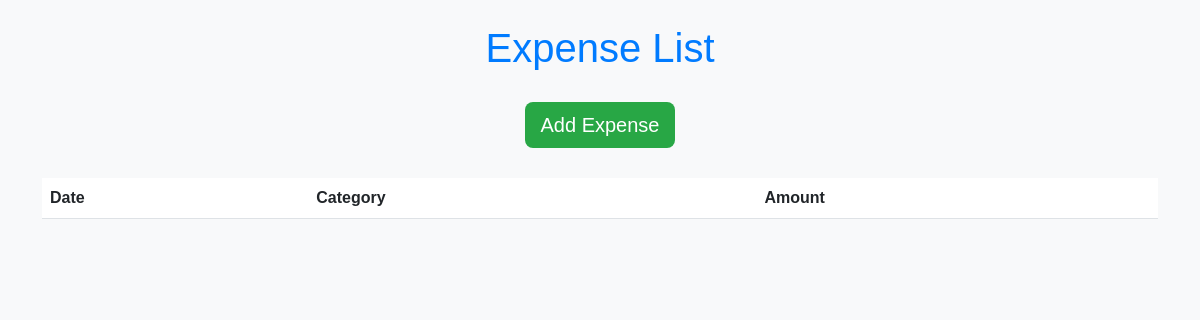
/, run on an earlier commit of the app's database.
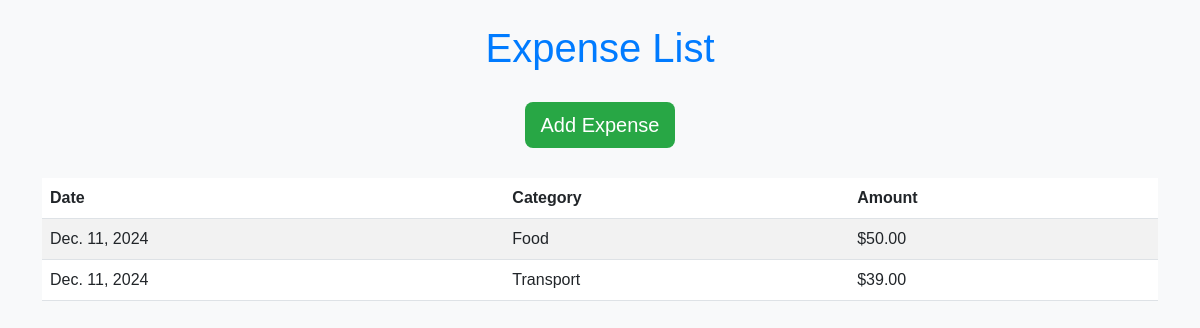
And on a later commit of the database.
### tracker/models.py (models this page shows, shortened)
class Expense(models.Model):
    CATEGORY_CHOICES = [
        ('Food','Food'),
        ('Transport', 'Transport'),
        ('Utilities', 'Utilities'),
        ('Other', 'Others'),
    ]
    category = models.CharField(max_length=50, choices=CATEGORY_CHOICES)
    amount = models.DecimalField(max_digits=10, decimal_places=2)
    description = models.TextField(blank=True)
    date =  models.DateField(auto_now_add=True)

### tracker/views.py (the view)
# urls.py: path('', views.expense_list, name='expense_list'),
def expense_list(request):
    expenses = Expense.objects.all()
    return render(request, 'tracker/expense_list.html', {'expenses': expenses})

### tracker/templates/tracker/expense_list.html (shortened to what this page needs)
<!DOCTYPE html>
<html lang="en">
<head>
    <link href="https://cdn.jsdelivr.net/npm/bootstrap@5.3.0/dist/css/bootstrap.min.css" rel="stylesheet">
</head>
<body>
    <div class="container">
        <h1 class="text-center mt-4">Expense List</h1>
        <div class="text-center mb-4">
            <a href="{% url 'add_expense' %}" class="btn btn-add-expense btn-lg">
                 Add Expense
            </a>
        </div>
        <div class="table-responsive expense-table">
            <table class="table table-striped">
                <thead>
                    <tr>
                        <th>Date</th>
                        <th>Category</th>
                        <th>Amount</th>
                    </tr>
                </thead>
                <tbody>
                    {% for expense in expenses %}
                    <tr>
                        <td>{{ expense.date }}</td>
                        <td>{{ expense.category }}</td>
                        <td>${{ expense.amount }}</td>
                    </tr>
                    {% endfor %}
                </tbody>
            </table>
        </div>
    </div>
</body>
</html>

What changed in the data, as far as the page shows it:
added Expense: date "Dec. 11, 2024", category "Food", amount "50.00"
added Expense: date "Dec. 11, 2024", category "Transport", amount "39.00"
